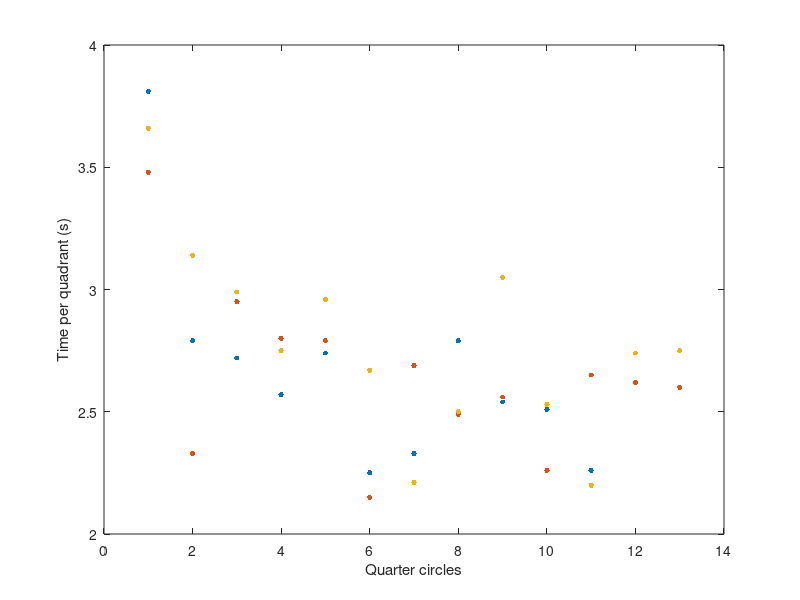

Recreate this plot in MATLAB. (Note: this script raises an error after producing the figure.)
% Convert the measured data into 
% clear all;
warning('I AM NOT GOING TO CLEAR ALL');
load('quarterCircleV2.mat')
close all


plot(quarterCircle1, '.', 'MarkerSize', 12);
hold on;
plot(quarterCircle2, '.', 'MarkerSize', 12);
plot(quarterCircle3, '.','MarkerSize', 12);
xlabel('Quarter circles');
ylabel('Time per quadrant (s)');

%We observe that KITT drives constant after 4 quadrants (full circle)
% We will estimate the time for KITT to drive a quarter circle by taking a
% horizontal line
cons_data1 = quarterCircle1(4:end);
cons_data2 = quarterCircle2(4:end);
cons_data3 = quarterCircle3(4:end);
trend_cons_data1 = average(cons_data1);
trend_cons_data2 = average(cons_data2);
trend_cons_data3 = average(cons_data3);
begin_data1 = quarterCircle1(1:3);
begin_data2 = quarterCircle2(1:3);
begin_data3 = quarterCircle3(1:3);



samples = transpose([1:3]);
p = polyfit(samples, begin_data2, 2);
P = polyval(p, [1:0.1:4]);
figure;
plot([1:0.1:4],P);
hold on;
lijntje(1:5) = trend_cons_data2;
plot(lijntje); 

%trend_cons_data1 = -b^2/4a+c;
% (poly) Braking part
%ft = fittype(@(a, b, c, x) a*x.^2+b*x+c);
%FO = fit(poly_samples',X_combpoly',ft);
%poly_part = polyfitB(samples, Xcomb(17:45), 2, 153.127450980392);
%X_poly = polyval(poly_part, samples);

radius = 85;
average_constant_speed = pi*2*radius/(4*average([trend_cons_data1, trend_cons_data2, trend_cons_data3]))

function ave = average(x) % x is a vector
    sum = 0;
    for i = 1:length(x)
        sum = sum + x(i);
    end
    ave = sum/length(x);
end
